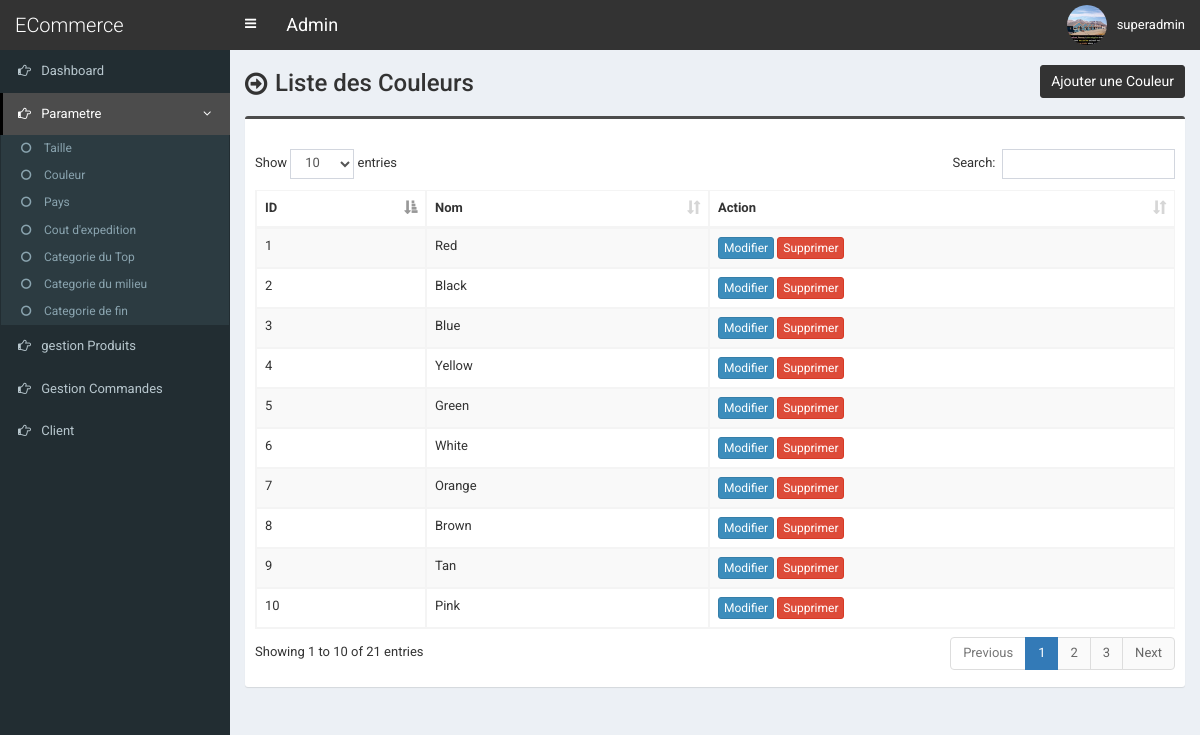
The page /admin/color.php (signed in) on the database its author committed.
### tables this page shows
CREATE TABLE `tbl_color` (
  `color_id` int(11) NOT NULL,
  `color_name` varchar(255) NOT NULL
);

### admin/color.php (the view, shortened to what this page needs)
<?php require_once('header.php'); ?>
<section class="content-header">
	<div class="content-header-left">
		<h1>Liste des Couleurs</h1>
	</div>
	<div class="content-header-right">
		<a href="color-add.php" class="btn btn-primary btn-sm">Ajouter une Couleur</a>
	</div>
</section>
<section class="content">
  <div class="row">
    <div class="col-md-12">
      <div class="box box-info">
        <div class="box-body table-responsive">
          <table id="example1" class="table table-bordered table-striped">
			<thead>
			    <tr>
			        <th>ID</th>
			        <th>Nom</th>
			        <th>Action</th>
			    </tr>
			</thead>
            <tbody>
            	<?php
            	$i=0;
            	$statement = $pdo->prepare("SELECT * FROM tbl_color ORDER BY color_id ASC");
            	$statement->execute();
            	$result = $statement->fetchAll(PDO::FETCH_ASSOC);
            	foreach ($result as $row) {
            		$i++;
            		?>
					<tr>
	                    <td><?php echo $i; ?></td>
	                    <td><?php echo $row['color_name']; ?></td>
	                    <td>
	                        <a href="color-edit.php?id=<?php echo $row['color_id']; ?>" class="btn btn-primary btn-xs">Modifier</a>
	                        <a href="#" class="btn btn-danger btn-xs" data-href="color-delete.php?id=<?php echo $row['color_id']; ?>" data-toggle="modal" data-target="#confirm-delete">Supprimer</a>
	                    </td>
	                </tr>
            		<?php
            	}
            	?>
            </tbody>
          </table>
        </div>
      </div>
</section>
<?php require_once('footer.php'); ?>

### admin/style.css (style rules this page uses)
body { font-size: 13px; font-family: 'Roboto', sans-serif; }
.content-header>h1, .content-header .content-header-left h1 { font-family: 'Roboto', sans-serif; }
.box-info { padding-top: 20px; }
.content-header { overflow: hidden; }
.content-header .content-header-left { float: left; padding-top: 5px; }
.content-header .content-header-right { float: right; }
.content-header .content-header-left h1 { margin-top: 0; margin-bottom: 0; padding-left: 30px; padding-bottom: 5px; font-size: 24px; position: relative; }
.content-header .content-header-left h1:before { position: absolute; top: 0; left: 0; font-family: 'FontAwesome', sans-serif; font-size: 26px; content: '\f18e'; }
.content-header .content-header-right a { position: relative; font-size: 14px; }
.box.box-info { border-top-color: #4c4c4c; }
.content-header .content-header-right a { background-color: #333333; border-color: #333333; }

### rows shown on the page
tbl_color: color_name "Red"
tbl_color: color_name "Black"
tbl_color: color_name "Blue"
tbl_color: color_name "Yellow"
tbl_color: color_name "Green"
tbl_color: color_name "White"
tbl_color: color_name "Orange"
tbl_color: color_name "Brown"
tbl_color: color_name "Tan"
tbl_color: color_name "Pink"

### other values the page prints
$_SESSION['user']['full_name'] "superadmin"
